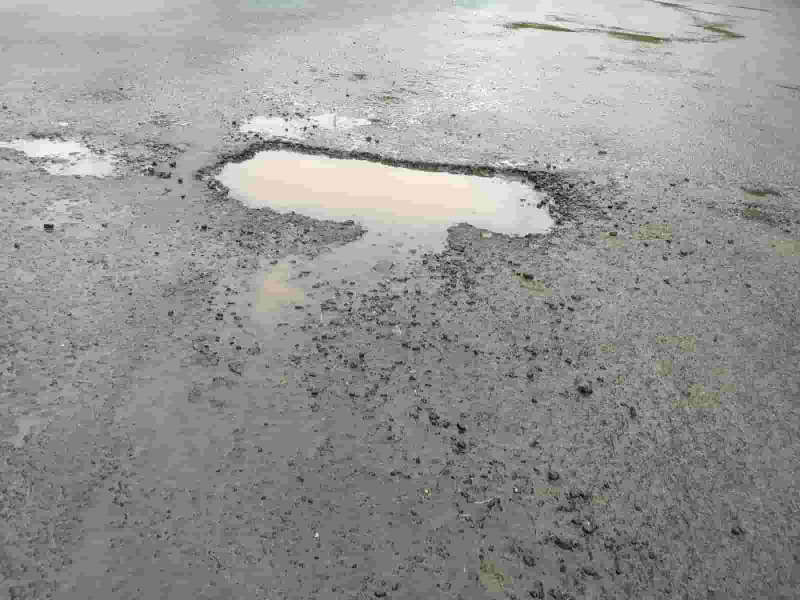
#> input picture indes__1_.jpg, 1600 x 1200 px (shown at 1/2 size)
$ python -i DETECTION.py   (imports and definitions only)   (older library calls are emulated)
#> lines starting #> are read from the running program, lines starting #| are printed output that depends on the picture; after the words box and inside, x2 and y2 are one past the last pixel; in counts of white or black regions, pixels touching at a corner belong together; long printed decimals are rounded
import cv2
import numpy as np
import pygame
import time
#import smtplib
from matplotlib import pyplot as plt

def main():
 im = cv2.imread('indes__1_.jpg')
#> im is the input picture: shape (1200, 1600, 3); mean B, G, R 147.4, 148.2, 148.4
 img=im.copy()
 img11=im.copy()
# CODE TO CONVERT TO GRAYSCALE

#CONTOUR DETECTION CODE
 imgray = cv2.cvtColor(im,cv2.COLOR_BGR2GRAY)

 plt.subplot(331),plt.imshow(imgray),plt.title('GRAY')
 ret,thresh = cv2.threshold(imgray,208,255,cv2.THRESH_BINARY)
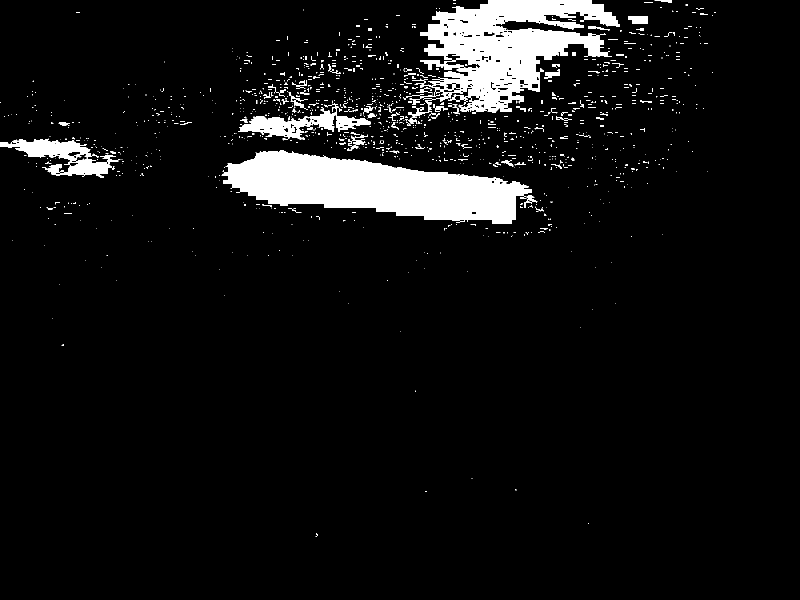
#> thresh: shape (1200, 1600) (shown at 1/2 size); 6.6% white; 1263 white regions (1111 under 20 px), largest, box (x1, y1, x2, y2) and area: (443, 301, 1064, 448) 53063, (840, 0, 1240, 226) 46223, (0, 277, 241, 355) 7188
 kernel = np.ones((3,3),np.uint8)
 thresh = cv2.morphologyEx(thresh,cv2.MORPH_OPEN,kernel, iterations = 2)
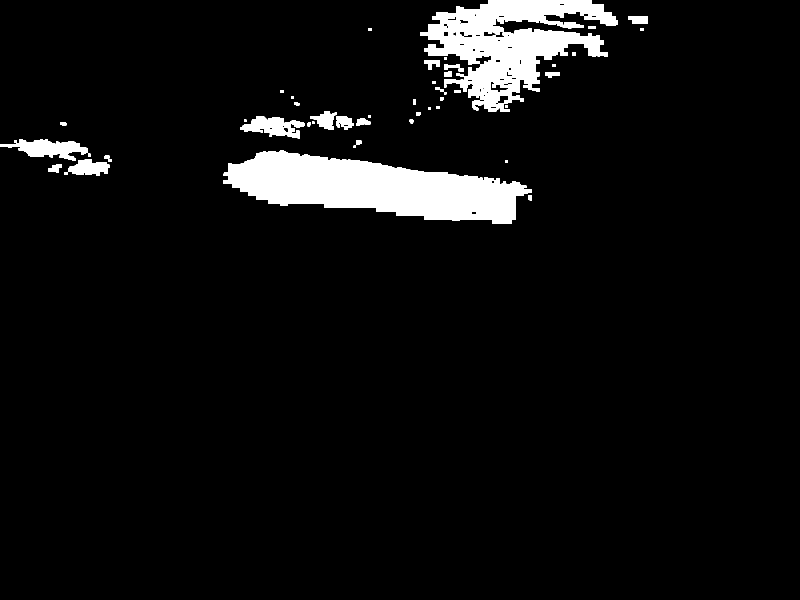
#> thresh: shape (1200, 1600) (shown at 1/2 size); 5.7% white; 49 white regions
 cv2.imshow("Thresh",thresh)
 image1, contours1, hierarchy = cv2.findContours(thresh,cv2.RETR_TREE,cv2.CHAIN_APPROX_NONE)
#> contours1 = 103 contours, 19 with area under 20; largest, box (x1, y1, x2, y2) and area: (446, 301, 1064, 448) 52054, (840, 0, 1236, 224) 42672, (0, 278, 176, 322) 3656, (480, 232, 610, 277) 3056, (128, 318, 220, 352) 1819
# image2, contours2, hierarchy = cv2.findContours(thresh,cv2.RETR_TREE,cv2.CHAIN_APPROX_SIMPLE)
# cv2.imshow("Image2",image2)

 img1 = image1.copy()
# img2 = image2.copy()

 out = cv2.drawContours(im, contours1, -1, (0,0,255), 2)
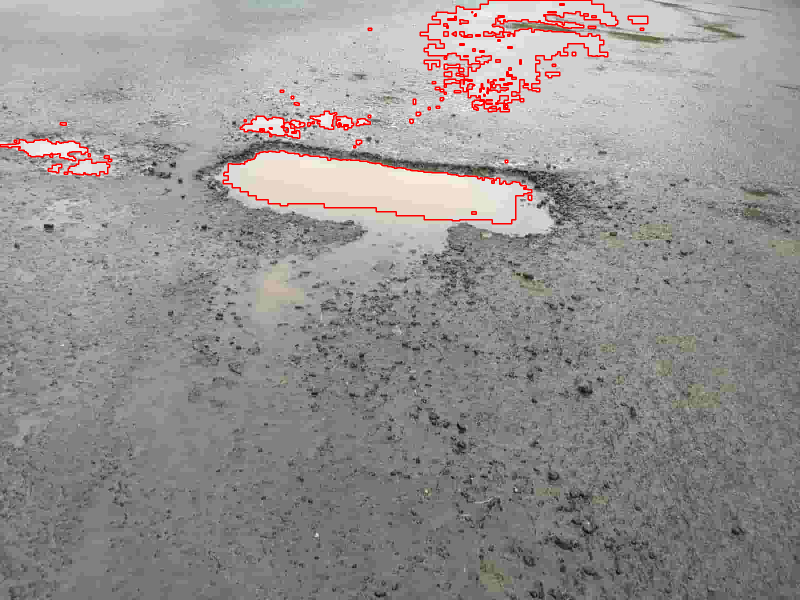
#> out: shape (1200, 1600, 3) (shown at 1/2 size); mean B, G, R 144.4, 145.2, 149
# out = cv2.drawContours(im, contours2, -1, (250,0,0),1)
# out = np.hstack([img1, img2])


 cv2.waitKey(0)
 plt.xticks([]), plt.yticks([])
 cnt = max(contours1, key=cv2.contourArea)
#> cnt = contour of 1518 points, box (x1, y1, x2, y2) (446, 301, 1064, 448), area 52054
 # cnt = contours1[0]
 print(cnt)
#> (printed output is left out)
 M = cv2.moments(cnt)
#> M = moments, m00 52054, centre m10/m00, m01/m00 = (748.3, 375.3)
 print(M)
#> (printed output is left out)
 perimeter = cv2.arcLength(cnt,True)
#> perimeter = 1569.4
 print (perimeter)
#| 1569.362
 area = cv2.contourArea(cnt)
#> area = 52054
 print (area)
#| 52054.0
 epsilon = 0.01*cv2.arcLength(cnt,True)
#> epsilon = 15.69
 approx = cv2.approxPolyDP(cnt,epsilon,True)
#> approx = [[446, 361], [560, 411], [1023, 447], [1031, 392], [1063, 385], [999, 356], [567, 301], [456, 327]]
 print (epsilon)
#| 15.694
 print (approx)
#| [[[ 446  361]]
#|  [[ 560  411]]
#|  [[1023  447]]
#|  [[1031  392]]
#|  [[1063  385]]
#|  [[ 999  356]]
#|  [[ 567  301]]
#|  [[ 456  327]]]
 cv2.drawContours(img, cnt, -1, (0, 255, 0), 3)
 cv2.drawContours(img, [approx], -1, (0, 0, 255), 3)
 # cv2.imshow("Approx",img)
 # cv2.imshow("out",out)
 x,y,w,h = cv2.boundingRect(cnt)
#> x = 446; y = 301; w = 618; h = 147
 cv2.rectangle(img,(x,y),(x+w,y+h),(0,255,0),2)
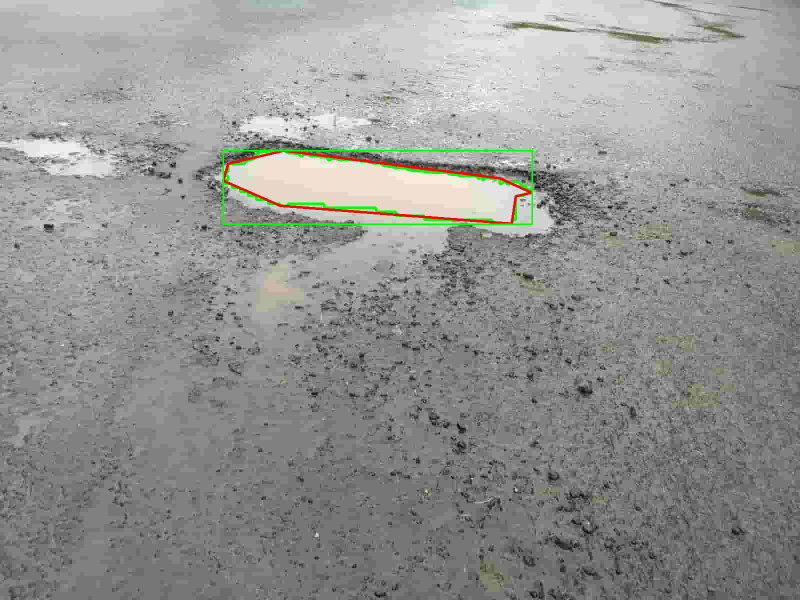
#> img: shape (1200, 1600, 3) (shown at 1/2 size); mean B, G, R 146, 147.9, 147.7
 cv2.imshow("Rectangle",img )
 # cv2.imshow("Show",im)
 cv2.waitKey()
 cv2.destroyAllWindows()
 hull = cv2.convexHull(cnt)
#> hull = contour of 23 points, box (x1, y1, x2, y2) (446, 301, 1064, 448), area 58672
 k = cv2.isContourConvex(approx)
#> k = False
 if([approx]):
     return True

#to check convexity
 print(k)
#blur
 blur = cv2.blur(img11,(5,5))
#guassian blur
 gblur = cv2.GaussianBlur(img11,(5,5),0)
#median
 median = cv2.medianBlur(img11,5)
#erosion
 kernel = np.ones((5,5),np.uint8)
 erosion = cv2.erode(median,kernel,iterations = 1)
 dilation = cv2.dilate(erosion,kernel,iterations = 5)
#erosion followed dilation
 closing = cv2.morphologyEx(dilation, cv2.MORPH_CLOSE, kernel)
#canny edge detection
 edges = cv2.Canny(dilation,9,220)
#plotting using matplotlib
 plt.subplot(332),plt.imshow(blur),plt.title('BLURRED')
 plt.xticks([]), plt.yticks([])
 plt.subplot(333),plt.imshow(gblur),plt.title('guassianblur')
 plt.xticks([]), plt.yticks([])
 plt.subplot(334),plt.imshow(median),plt.title('Medianblur')
 plt.xticks([]), plt.yticks([])
 plt.subplot(337),plt.imshow(imgray,cmap = 'gray')
 plt.title('dilated Image'), plt.xticks([]), plt.yticks([])
 plt.subplot(338),plt.imshow(edges,cmap = 'gray')
 plt.title('Edge Image'), plt.xticks([]), plt.yticks([])
 plt.subplot(335),plt.imshow(erosion),plt.title('EROSION')
 plt.xticks([]), plt.yticks([])
 plt.subplot(336),plt.imshow(closing),plt.title('closing')
 plt.xticks([]), plt.yticks([])
 # [11 lines of commented-out code are left out]

>>> result = main()
